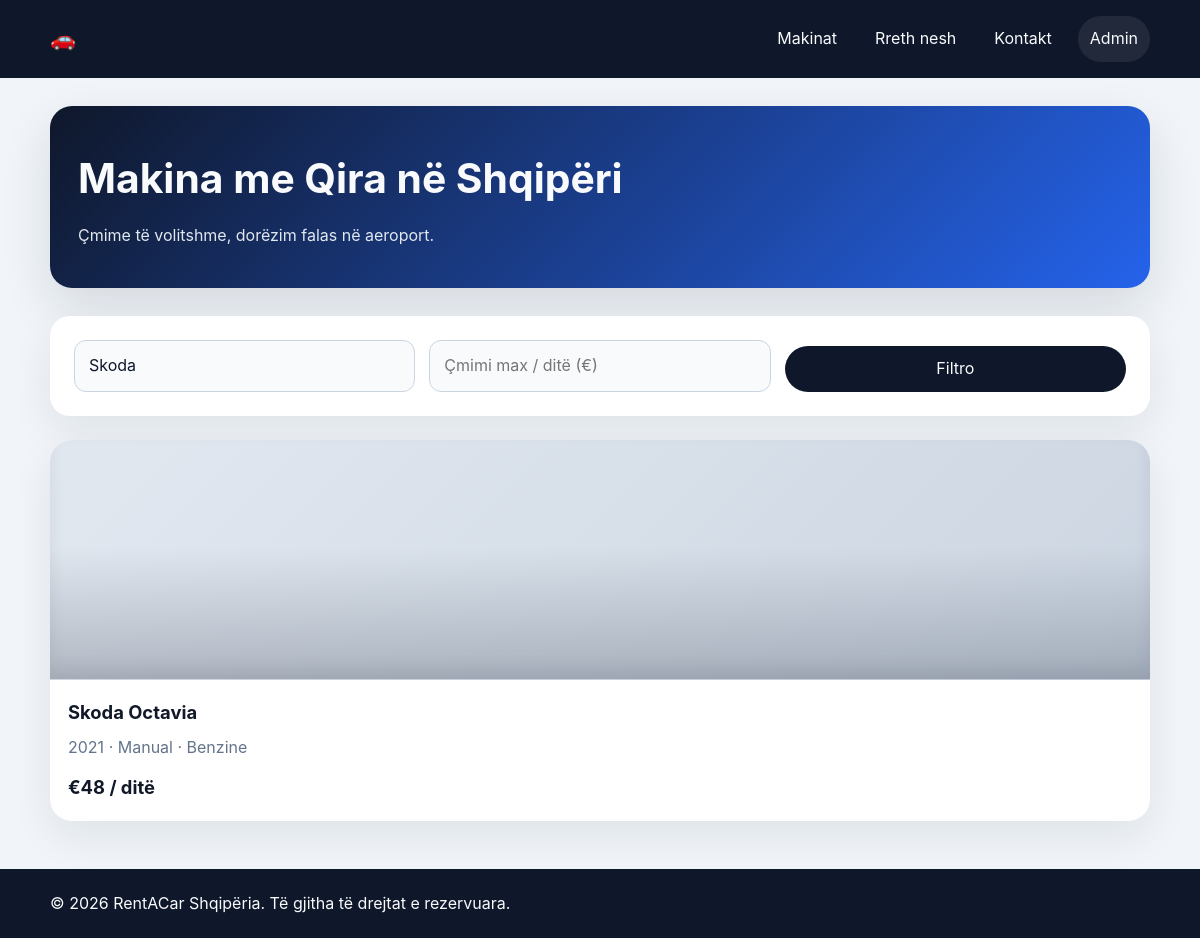
The page /index.php?brand=Skoda on the database its author committed.
### tables this page shows
CREATE TABLE cars (
    id INT AUTO_INCREMENT PRIMARY KEY,
    brand VARCHAR(80) NOT NULL,
    model VARCHAR(80) NOT NULL,
    year INT NOT NULL,
    transmission ENUM('Manual','Automatik') NOT NULL DEFAULT 'Manual',
    fuel ENUM('Benzine','Naft','Hybrid','Elektrik') NOT NULL DEFAULT 'Benzine',
    seats INT NOT NULL DEFAULT 5,
    price_per_day DECIMAL(8,2) NOT NULL,
    image VARCHAR(255) DEFAULT NULL,
    description TEXT,
    available TINYINT(1) NOT NULL DEFAULT 1,
    created_at TIMESTAMP DEFAULT CURRENT_TIMESTAMP
);

### index.php (the view, shortened to what this page needs)
<?php
require __DIR__.'/db.php';
$brand = trim($_GET['brand'] ?? '');
$maxPrice = $_GET['max_price'] ?? '';
$sql = "SELECT * FROM cars WHERE available=1";
$params = [];
if ($brand !== '') { $sql .= " AND brand LIKE ?"; $params[] = "%$brand%"; }
$sql .= " ORDER BY created_at DESC";
$stmt = $pdo->prepare($sql);
$stmt->execute($params);
$cars = $stmt->fetchAll();
include __DIR__.'/header.php';
?>
<section class="hero">
  <h1>Makina me Qira në Shqipëri</h1>
  <p>Çmime të volitshme, dorëzim falas në aeroport.</p>
</section>
<form class="filters" method="get">
  <input type="text" name="brand" placeholder="Marka (BMW, Audi...)" value="<?= htmlspecialchars($brand) ?>">
  <input type="number" name="max_price" placeholder="Çmimi max / ditë (€)" value="<?= htmlspecialchars($maxPrice) ?>">
  <button class="btn" type="submit">Filtro</button>
</form>
<?php if (empty($cars)): ?>
  <p>Asnjë makinë nuk u gjet.</p>
<?php else: ?>
<div class="cars-grid">
  <?php foreach ($cars as $c): ?>
    <a class="car-card" href="car.php?id=<?= $c['id'] ?>" style="text-decoration:none;color:inherit">
      <div class="img" <?php if($c['image']): ?>style="background-image:url('uploads/<?= htmlspecialchars($c['image']) ?>')"<?php endif; ?>></div>
      <div class="body">
        <h3><?= htmlspecialchars($c['brand'].' '.$c['model']) ?></h3>
        <div class="meta"><?= $c['year'] ?> · <?= htmlspecialchars($c['transmission']) ?> · <?= htmlspecialchars($c['fuel']) ?></div>
        <div class="price">€<?= number_format($c['price_per_day'],0) ?><span> / ditë</span></div>
      </div>
    </a>
  <?php endforeach; ?>
</div>
<?php endif; ?>
<?php include __DIR__.'/footer.php'; ?>

### assets/css/style.css (style rules this page uses)
:root { color-scheme: light; color: #111827; background: #f8fafc; font-family: Inter, system-ui, -apple-system, BlinkMacSystemFont, "Segoe UI", sans-serif; line-height: 1.6; font-size: 16px; text-rendering: optimizeLegibility; }
* { box-sizing: border-box; }
html, body { margin: 0; min-height: 100%; }
body { background: #f1f5f9; }
a { color: #0f172a; text-decoration: none; }
button, input, select, textarea { font: inherit; }
button { cursor: pointer; }
.btn-ghost, .btn, .btn-secondary, .btn-danger { border: none; display: inline-flex; align-items: center; justify-content: center; padding: 10px 18px; border-radius: 999px; transition: transform .15s ease, box-shadow .15s ease, background .15s ease; }
.btn { background: #0f172a; color: #f8fafc; }
.hero { background: linear-gradient(135deg, #0f172a 0%, #2563eb 100%); color: #f8fafc; border-radius: 22px; padding: 40px 28px; margin-bottom: 28px; box-shadow: 0 20px 50px rgba(15,23,42,.12); }
.hero h1 { margin: 0 0 12px; font-size: clamp(2.2rem, 3.4vw, 3.4rem); }
.hero p { margin: 0; max-width: 720px; color: #e2e8f0; }
.filters, .login-box, .booking, form { background: #ffffff; padding: 24px; border-radius: 20px; box-shadow: 0 16px 40px rgba(15,23,42,.08); }
.filters { display: grid; grid-template-columns: repeat(auto-fit, minmax(180px, 1fr)); gap: 14px; align-items: end; margin-bottom: 24px; }
.filters input, .booking input, .booking select, .booking textarea, .login-box input, .login-box select, .login-box textarea { width: 100%; border: 1px solid #cbd5e1; border-radius: 12px; padding: 12px 14px; background: #f8fafc; color: #0f172a; }
.cars-grid { display: grid; grid-template-columns: repeat(auto-fit, minmax(260px, 1fr)); gap: 20px; }
.car-card { border-radius: 22px; overflow: hidden; background: #fff; box-shadow: 0 16px 40px rgba(15,23,42,.08); transition: transform .15s ease, box-shadow .15s ease; }
.car-card .img { min-height: 240px; position: relative; border-bottom: 1px solid rgba(15,23,42,.08); background: linear-gradient(135deg, #e2e8f0, #cbd5e1); background-size: cover; background-position: center; overflow: hidden; box-shadow: inset 0 -10px 18px rgba(15,23,42,.08); }
.car-card .img::after { content: ''; position: absolute; inset: 0; background: linear-gradient(180deg, rgba(248,250,252,0) 45%, rgba(15,23,42,.22) 100%); }
.car-card .body { padding: 18px; }
.car-card h3 { margin: 0 0 8px; font-size: 1.15rem; }
.car-card .meta { color: #64748b; margin-bottom: 12px; }
.car-card .price { font-size: 1.15rem; font-weight: 700; }

### rows shown on the page
cars: brand+model "Skoda Octavia", year "2021", transmission "Manual", fuel "Benzine", price_per_day "48"
